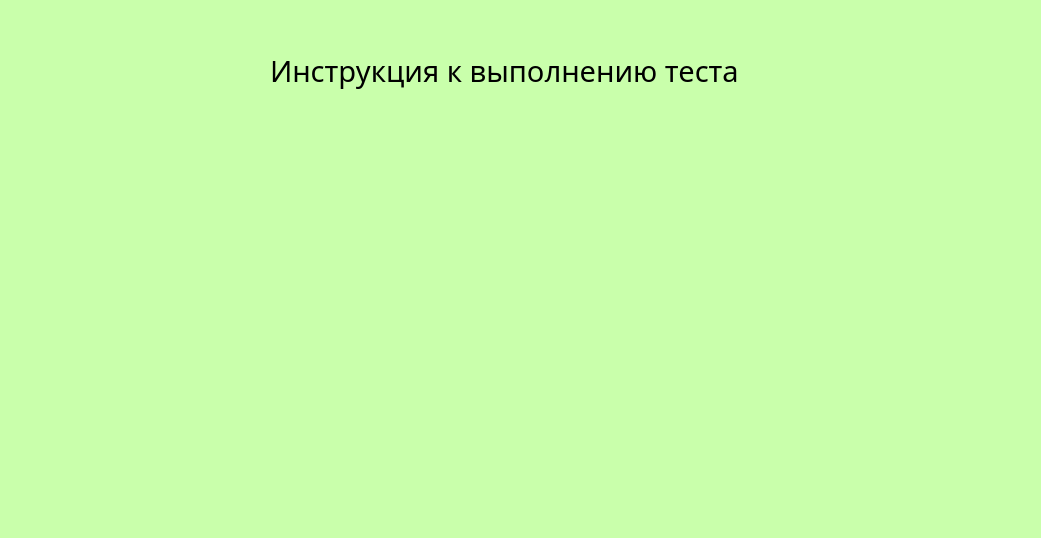
<?xml version="1.0" encoding="UTF-8"?>
<ui version="4.0">
 <class>Form</class>
 <widget class="QWidget" name="Form">
  <property name="geometry">
   <rect>
    <x>0</x>
    <y>0</y>
    <width>1041</width>
    <height>538</height>
   </rect>
  </property>
  <property name="windowTitle">
   <string>Form</string>
  </property>
  <property name="styleSheet">
   <string notr="true">background-color: rgb(201, 255, 171);</string>
  </property>
  <widget class="QLabel" name="label">
   <property name="geometry">
    <rect>
     <x>270</x>
     <y>20</y>
     <width>521</width>
     <height>101</height>
    </rect>
   </property>
   <property name="font">
    <font>
     <family>Montserrat</family>
     <pointsize>22</pointsize>
    </font>
   </property>
   <property name="text">
    <string>Инструкция к выполнению теста</string>
   </property>
  </widget>
  <widget class="QWidget" name="widget" native="true">
   <property name="geometry">
    <rect>
     <x>90</x>
     <y>120</y>
     <width>841</width>
     <height>361</height>
    </rect>
   </property>
  </widget>
 </widget>
 <resources/>
 <connections/>
</ui>
